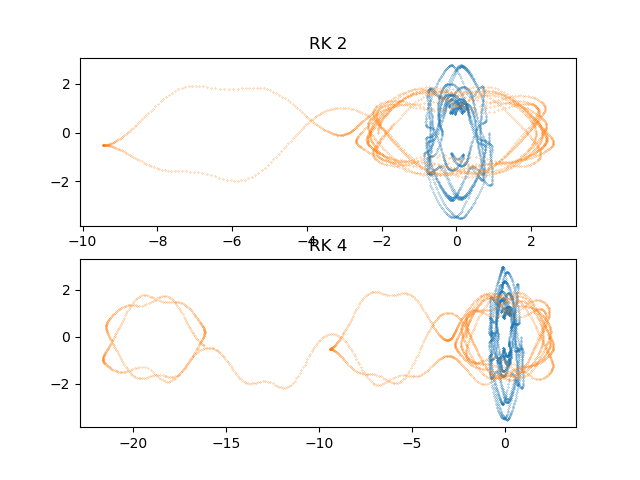

This chart was generated by the following Python code:
import numpy as np
import matplotlib.pyplot as plt

def rk2(f, y, t, dt):
    k1 = f(t, y)
    k2 = f(t + dt, y + k1 * dt)

    return (y + (1 / 2) * dt * (k1 + k2))

def rk4(f, y, t, dt):
    k1 = f(t, y)
    k2 = f(t + dt * 0.5, y + dt * 0.5 * k1)
    k3 = f(t + dt * 0.5, y + dt * 0.5 * k2)
    k4 = f(t + dt, y + dt * k3)

    return (y + (dt / 6) * (k1 + 2 * (k2 + k3) + k4))


M1 = 0.5
M2 = 1.0
L1 = 2.0
L2 = 1.0

def pendulum(t, y, m1 = M1, m2 = M2, l1 = L1, l2 = L2):
    
    phi1, phi2, q1, q2 = y

    g = 1
    f1 = (q1 - (l1 / l2) * np.cos(phi1 - phi2) * q2) / ((m1 + m2) * l1**2 - m2 * l2**2 * (np.cos(phi1 - phi2))**2)
    f2 = q2 / (m2 * l2**2) - (l1 / l2) * np.cos(phi1 - phi2) * ((q1 - np.cos(phi1 - phi2) * (q2 / l2)) / ((m1 + m2) * l1**2 - m2 * l1**2 * (np.cos(phi1 - phi2))**2))
    f3 = -m2 * l1 * l2 * f1 * f2 * np.sin(phi1 - phi2) - (m1 + m2) * g * l2 * np.sin(phi1)
    f4 = m2 * l1 * l2 * f1 * f2 * np.sin(phi1 - phi2) - m2 * g * l2 * np.sin(phi2)

    return np.array([f1, f2, f3, f4])

# initial conditions
phi1_0 = 50 * np.pi / 180 
phi2_0 = -120 * np.pi / 180 
phi1p_0 = phi2p_0 = 0  # phi point

y0 = np.array([phi1_0, phi2_0, phi1p_0, phi2p_0])


yrk4 = [y0]

dt = 0.05
time = np.arange(0, 100, dt)

# RK2
yrk2 = [y0]
for t in time:
    yrk2.append(rk2(pendulum, yrk2[-1], t, dt))
yrk2 = np.array(yrk2)

# RK4
yrk4 = [y0]
for t in time:
    yrk4.append(rk4(pendulum, yrk4[-1], t, dt))
yrk4 = np.array(yrk4)

fig = plt.figure()
ax = fig.add_subplot(211)
ax.scatter(yrk2[:,0], yrk2[:,2], s = 0.05)
ax.scatter(yrk2[:,1], yrk2[:,3], s = 0.05)
ax.set_title("RK 2")

ax2 = fig.add_subplot(212)
ax2.scatter(yrk4[:,0], yrk4[:,2], s = 0.05)
ax2.scatter(yrk4[:,1], yrk4[:,3], s = 0.05)
ax2.set_title("RK 4")

plt.savefig("FSM_exercise02_3.png")

plt.show()